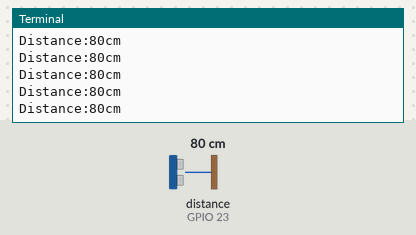
The program below on a simulated Raspberry Pi (BCM pin numbers). Parts: the last lines printed to the terminal. Inputs (shaded band) come from the test bench; at power-on: distance to the obstacle (sensor on GPIO 23) 80 cm. The echo pulse lasts 58.3 µs per cm; the clock reads 2024-03-15 10:24:30 at power-on unless the program sets it.

Above: at 1.2 s.
1.3 s: distance to the obstacle (sensor on GPIO 23) set to 2 cm
At 1.59 s:
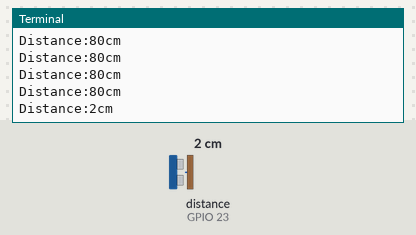
2.8 s: distance to the obstacle (sensor on GPIO 23) set to 4 cm
At 2.99 s:
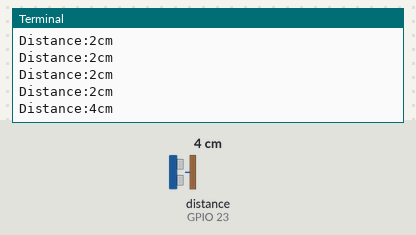
Timing chart, 0 to 5.8 s (numbered marks = the images above; inputs shaded):
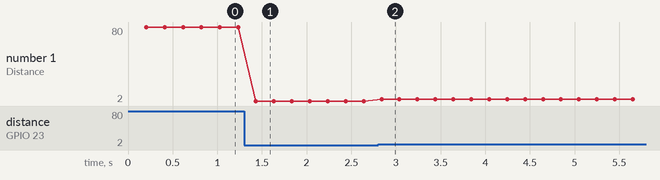

The program:

ultra_sonic.py
```python
import RPi.GPIO as GPIO
import time

trig_pin = 18
echo_pin = 23
distance = 0
start_time = 0
end_time=0
try:
    GPIO.setmode(GPIO.BCM)
    GPIO.setup(trig_pin, GPIO.OUT)
    GPIO.setup(echo_pin, GPIO.IN)

    while True:
        GPIO.output(trig_pin, False)
        time.sleep(0.2)     #wait for being ready
        GPIO.output(trig_pin, True)
        time.sleep(0.00001)  #set HIGH for 10us
        GPIO.output(trig_pin, False)
        while GPIO.input(echo_pin) == 0:
            start_time = time.time()
        while GPIO.input(echo_pin) == 1:
            end_time = time.time()
        travel_time = end_time - start_time;
        distance = travel_time * 17160 #34321/2
        distance = round(distance, 2)
        print 'Distance:%dcm' %distance
finally:
    print 'Clean up'
    GPIO.cleanup()
```

Measured:
- after the input at 1.3 s, the terminal: prints a new line after 0.13 s (image 1)
- after the input at 2.8 s, the terminal: prints a new line at once (image 2)
- plotted number 1: 80 → 2 after the input at 1.3 s, 2 → 4 after the input at 2.8 s
